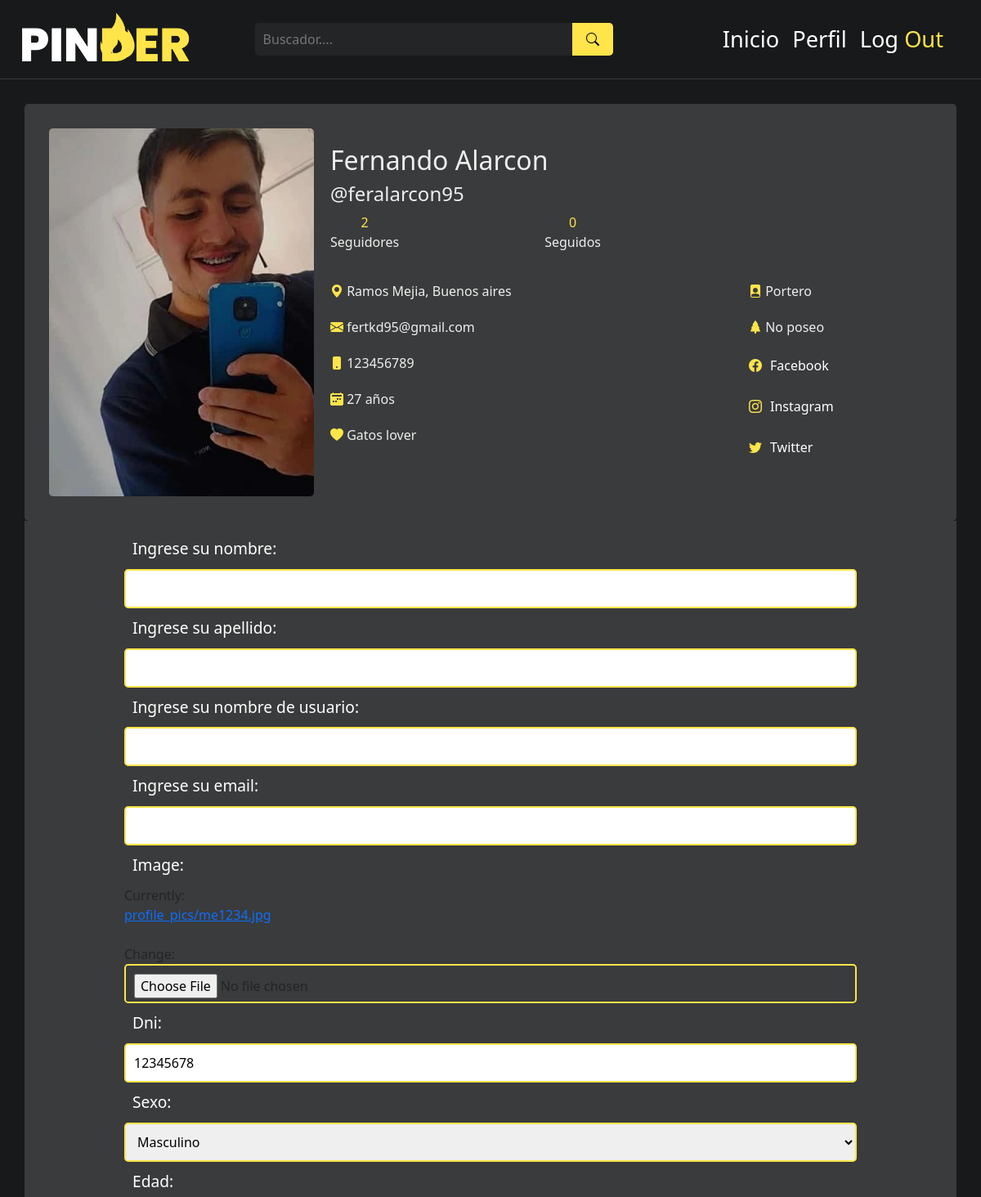
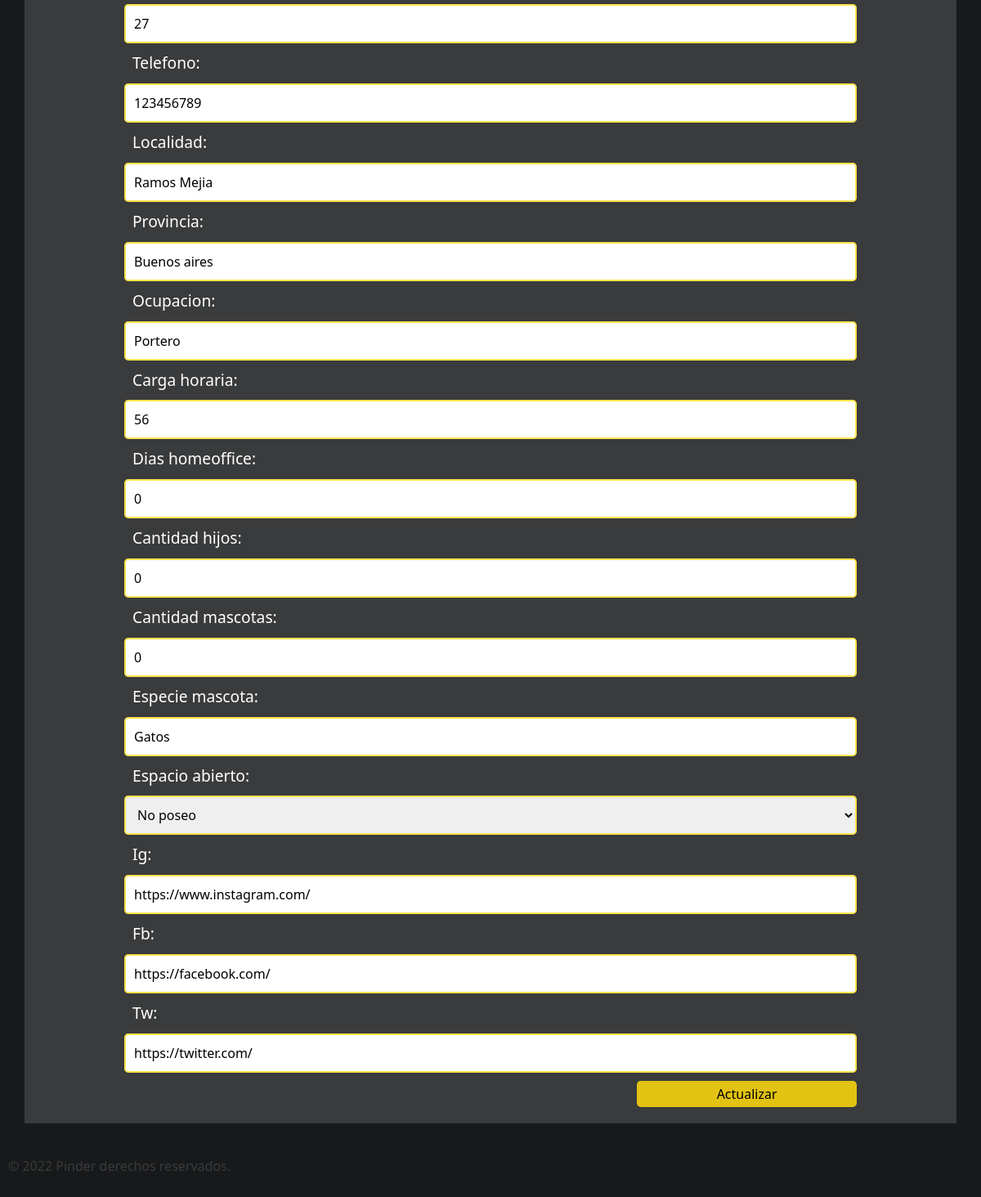
Screenshot of /edit (signed in) with the database file from the repository (2 pictures, top to bottom).
### pinderApp/models.py (models this page shows, shortened)
class Profile(models.Model):
    user = models.OneToOneField(User, on_delete=models.CASCADE)
    image = models.ImageField(upload_to='profile_pics',
                              default='../media/user.png')
    dni = models.PositiveIntegerField(null=True)
    sexo = models.CharField(
        max_length=30,
        choices=SEXO_USUARIO
    )
    edad = models.PositiveIntegerField(null=True)
    telefono = models.PositiveIntegerField(null=True)
    localidad = models.CharField(max_length=50)
    provincia = models.CharField(max_length=30)
    ocupacion = models.CharField(max_length=50)
    carga_horaria = models.PositiveIntegerField(null=True)
    dias_homeoffice = models.PositiveIntegerField(null=True)
    cantidad_hijos = models.PositiveIntegerField(null=True)
    cantidad_mascotas = models.PositiveIntegerField(null=True)
    especie_mascota = models.CharField(max_length=50)
    espacio_abierto = models.CharField(
        max_length=40,
        choices=ESPACIO_USUARIO
    )
    ig = models.URLField(null=True)
    fb = models.URLField(null=True)
    tw = models.URLField(null=True)
    def followers(self):
        user_ids = Relationship.objects.filter(to_user=self.user)\
        .values_list('from_user_id', flat=True)
        return User.objects.filter(id__in=user_ids)

### pinderApp/views.py (the view)
# urls.py: path("edit", views.editProfile, name="update_profile"),
@login_required
def editProfile(request):
    user = request.user.id
    profile = Profile.objects.get(user__id=user)
    user__basic__info = User.objects.get(id=user)
    if request.method == 'POST':
        form = ProfileUpdateForm(request.POST, request.FILES , instance=profile)
        if form.is_valid():
          user__basic__info.first_name= form.cleaned_data.get('first_name')
          user__basic__info.last_name= form.cleaned_data.get('last_name')
          user__basic__info.username= form.cleaned_data.get('username')
          user__basic__info.email= form.cleaned_data.get('email')
          profile.image = form.cleaned_data.get('image')
          profile.dni = form.cleaned_data.get('dni')
          profile.sexo = form.cleaned_data.get('sexo')
          profile.edad = form.cleaned_data.get('edad')
          profile.telefono = form.cleaned_data.get('telefono')
          profile.localidad = form.cleaned_data.get('localidad')
          profile.provincia = form.cleaned_data.get('provincia')
          profile.ocupacion = form.cleaned_data.get('ocupacion')
          profile.carga_horaria = form.cleaned_data.get('carga_horaria')
          profile.dias_homeoffice = form.cleaned_data.get('dias_homeoffice')
          profile.cantidad_hijos = form.cleaned_data.get('cantidad_hijos')
          profile.espacio_abierto = form.cleaned_data.get('espacio_abierto')
          profile.ig = form.cleaned_data.get('ig')
          profile.fb = form.cleaned_data.get('fb')
          profile.tw = form.cleaned_data.get('tw')
          profile.save()
          user__basic__info.save()
          messages.success(request, f'Perfil actualizado con exito.')
          return redirect('profile', username=request.user.username)
    else:
        form = ProfileUpdateForm(instance=profile)
    context={
      'form':form,
    }
    return render(request, "pinderApp/profile_form.html", context)

### pinderApp/forms.py
class ProfileUpdateForm(forms.ModelForm):
    first_name = forms.CharField(max_length=100, label="Ingrese su nombre")
    last_name = forms.CharField(max_length=100, label="Ingrese su apellido")
    username = forms.CharField(max_length=50, label="Ingrese su nombre de usuario")
    email = forms.EmailField(label="Ingrese su email",widget=forms.EmailInput)
    class Meta:
        model = Profile
        fields = ('first_name',
                  'last_name',
                  'username',
                  'email',
                  'image',
                  'dni',
                  'sexo',
                  'edad',
                  'telefono',
                  'localidad',
                  'provincia' ,
                  'ocupacion',
                  'carga_horaria',
                  'dias_homeoffice',
                  'cantidad_hijos',
                  'cantidad_mascotas',
                  'especie_mascota',
                  'espacio_abierto',
                  'ig',
                  'fb',
                  'tw',)

### pinderApp/templates/pinderApp/profile_form.html (shortened to what this page needs)
{% extends 'pinderApp/layout.html' %}
{% block content %}
<section>
    <article class="profile__header">
      {% if user.profile.image.url %}
      <img src="{{ user.profile.image.url}}" alt="{{user.username}}">
      {% else %}
      <img src="../../static/pinderApp/assets/user.png" alt="{{user.username}}">
      {% endif %}
<div class="profile__header--content">
    <h2>{{user.first_name}} {{user.last_name}}</h2>
    <h4>@{{user.username}}</h4>
    <div class="followers">
      {% if user.profile.followers %}
      <p><span>{{user.profile.followers.count}}</span> Seguidores</p>
      {% else %}
      <p><span>0</span> Seguidores</p>
      {% endif %}
      {% if user.following  %}
      <p><span>{{user.following.count}}</span> Seguidos</p>
      {% else %}
      <p><span>0</span> Seguidos</p>
      {% endif %}
    </div>
    <div class="profile__information">
      <ul>
        {% if user.profile.localidad %}
         <li><i class="bi bi-geo-alt-fill"></i> {{user.profile.localidad}}, {{user.profile.provincia}}</li>
         {% else %}
         <li><i class="bi bi-geo-alt-fill"></i> Sin especificar.</li>
         {% endif %}
         <li><i class="bi bi-envelope-fill"></i> {{user.email}}</li>
         {% if user.profile.telefono %}
         <li><i class="bi bi-phone-fill"></i> {{user.profile.telefono}}</li>
         {% else %}
         <li><i class="bi bi-phone-fill"></i> Sin especificar.</li>
         {% endif %}
         {% if user.profile.edad %}
         <li><i class="bi bi-calendar2-week-fill"></i> {{user.profile.edad}} años</li>
         {% else %}
         <li><i class="bi bi-calendar2-range-fill"></i> Sin especificar.</li>
         {% endif %}
         {% if user.profile.especie_mascota  %}
         <li><i class="bi bi-heart-fill"></i></i> {{user.profile.especie_mascota }} lover</li>
         {% else %}
         <li><i class="bi bi-heart-fill"></i></i> Sin especificar.</li>
         {% endif %}
      </ul>
      <ul>
         {% if user.profile.ocupacion %}
          <li><i class="bi bi-file-person-fill"></i> {{user.profile.ocupacion}}</li>
         {% else %}
          <li><i class="bi bi-file-person-fill"></i> Sin especificar. </li>
         {% endif %}
         {% if user.profile.espacio_abierto %}
         <li><i class="bi bi-tree-fill"></i> {{user.profile.get_espacio_abierto_display}}</li>
         {% else %}
         <li><i class="bi bi-tree-fill"></i> Sin especificar.</li>
         {% endif %}
         {% if user.profile.fb%}
         <li> <a href="{{user.profile.fb}}" target="_blank" rel="noopener noreferrer" class="social_profile"> <i class="bi bi-facebook"></i> Facebook</a>  </li>
         {% else %}
         <li><i class="bi bi-facebook"></i> Sin especificar.</li>
         {% endif %}
         {% if user.profile.ig%}
         <li> <a href="{{user.profile.ig}}" target="_blank" rel="noopener noreferrer" class="social_profile"> <i class="bi bi-instagram"></i> Instagram</a>  </li>
         {% else %}
         <li><i class="bi bi-instagram"></i> Sin especificar.</li>
         {% endif %}
         {% if user.profile.tw%}
         <li> <a href="{{user.profile.tw}}" target="_blank" rel="noopener noreferrer"  class="social_profile"> <i class="bi bi-twitter"></i> Twitter</a>  </li>
         {% else %}
         <li><i class="bi bi-twitter"></i> Sin especificar.</li>
         {% endif %}
      </ul>
    </div>
    </article>
    <article class="postear">
      <form method="POST" enctype="multipart/form-data">
        {{form}}
        <button type="submit" class="btn--form">Actualizar</button>
    </form>
    </article>
</section>
{% endblock %}

### pinderApp/static/pinderApp/css/style.css (style rules this page uses)
* { margin: 0; padding: 0; border: 0; outline: 0; box-sizing: border-box; list-style: none; text-decoration: none; }
ul { padding: 0; margin: 0; }
:root { --main-color: #ffe44a; --main-color-variant: #e2c313; --bg-color: #18191A; --bg-color-variant: #242526; --bg-color-variant-second: #3A3B3C; --color-white: #fff; --color-light: #eee; --transition: all 400ms ease; --gradient: linear-gradient(rgba(0, 0, 0, 0.491), rgba(0, 0, 0, 0.365)); --poppins: 'Poppins', sans-serif; }
.bg-app { background-color: var(--bg-color); }
span { color: var(--main-color); }
.postear { background-color: var(--bg-color-variant-second); padding: 10px; width: 100%; display: flex; justify-content: center; }
.postear form { display: flex; flex-direction: column; width: 80%; }
.postear form label { font-size: 1.2rem; font-weight: 500; color: var(--color-white); padding: 10px; }
.postear form input, .postear form select { border: 2px solid var(--main-color); border-radius: .3rem; height: 3rem; padding: 10px; }
.btn--form { width: 30%; height: 2rem; align-self: flex-end; margin: 10px 0; background-color: var(--main-color-variant); font-weight: 500; border-radius: .3rem; }
.followers { display: flex; justify-content: space-between; width: 50%; }
.followers p { display: flex; flex-direction: column; justify-content: center; align-items: center; }
.profile__header { display: flex; background: var(--bg-color-variant-second); width: 100%; padding: 30px; border-radius: .3rem; }
.profile__information { display: flex; width: 100%; justify-content: space-between; padding: 10px 0; }
.profile__information ul li { padding: 10px 0; }
.profile__information ul li i { color: var(--main-color); }
.profile__header a, .profile-posteo-empty a { background-color: var(--main-color); border-radius: .3rem; font-weight: 500; width: 150px; height: 30px; color: var(--bg-color-variant); text-decoration: none; display: flex; align-items: center; justify-content: center; }
a.social_profile { background-color: var(--bg-color-variant-second); color: var(--color-white); display: flex; align-items: center; justify-content: flex-start; transition: var(--transition); }
a.social_profile i { margin-right: 10px; }
.profile__header img { width: 30%; height: 450px; object-fit: cover; border-radius: .3rem; }
.profile__header--content { padding: 20px; color: var(--color-light); font-weight: 500; width: 65%; }

### rows the page displays
Profile: dni "12345678", sexo "Masculino", edad "27", telefono "123456789", localidad "Ramos Mejia", provincia "Buenos aires", ocupacion "Portero", carga_horaria "56", dias_homeoffice "0", cantidad_hijos "0", cantidad_mascotas "0", especie_mascota "Gatos", espacio_abierto "No poseo", ig "https://www.instagram.com/", fb "https://facebook.com/", tw "https://twitter.com/"

### other values shown
{{ user.first_name }} "Fernando"
{{ user.last_name }} "Alarcon"
{{ user.username }} "feralarcon95"
{{ user.profile.followers.count }} "2"
{{ user.profile.localidad }} "Ramos Mejia"
{{ user.profile.provincia }} "Buenos aires"
{{ user.email }} "fertkd95@gmail.com"
{{ user.profile.telefono }} "123456789"
{{ user.profile.edad }} "27"
{{ user.profile.especie_mascota }} "Gatos"
{{ user.profile.ocupacion }} "Portero"
{{ user.profile.get_espacio_abierto_display }} "No poseo"
